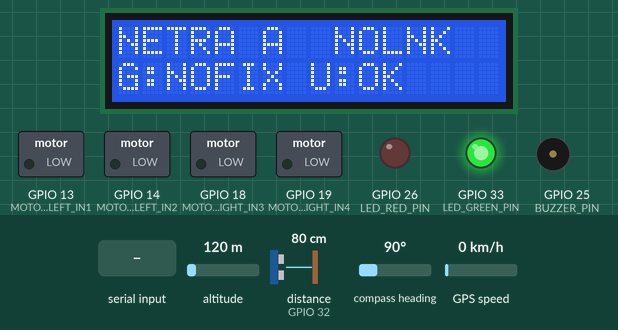
Recording of a sketch running on a simulated ESP32. Parts: 16×2 character LCD, switched loads named in the sketch (green lamp = pin HIGH), output pins drawn as LEDs (lit = HIGH), buzzer (waves = sounding, pin HIGH). Wiring (inferred from the names in the program): ultrasonic range finder: trigger GPIO 4; echo GPIO 32. The inputs (shaded band) are chosen by the test bench; at power-on: distance to the obstacle (sensor on GPIO 32) 80 cm, altitude 120 m, compass heading 90°, GPS speed 0 km/h. The echo pulse lasts 58.3 µs per cm; the GPS gets a fix after 3 s at 37.7749, -122.4194 with 8 satellites; pins used as bus, display or sensor lines are not drawn; what the sketch prints to the serial monitor is not drawn.

Above: at 1.9 s.
2.0 s: "1\n" received over Serial
At 5.0 s:
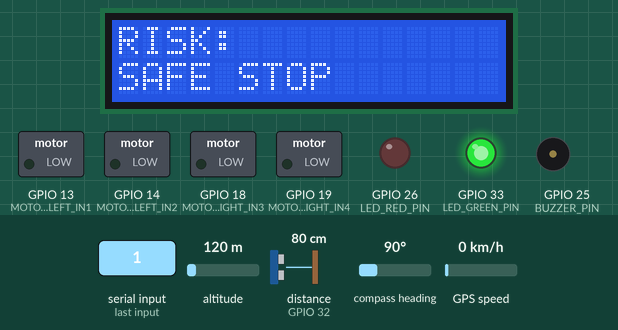
6.1 s: "0\n" received over Serial
At 6.9 s:
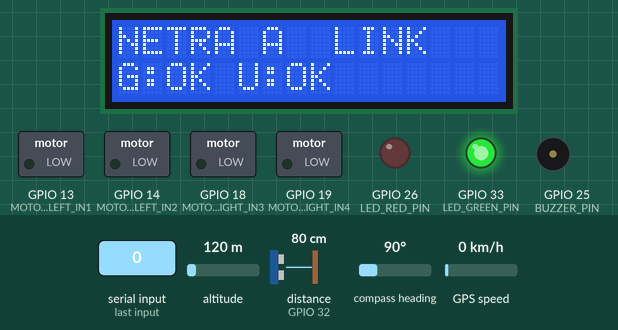
13.9 s: distance to the obstacle (sensor on GPIO 32) set to 18 cm
At 15.7 s:
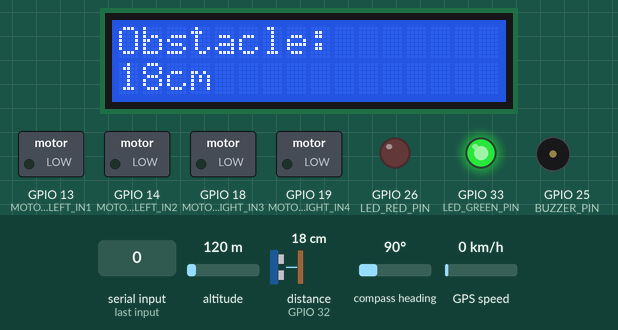
21.9 s: distance to the obstacle (sensor on GPIO 32) set to 4 cm
At 22.21 s:
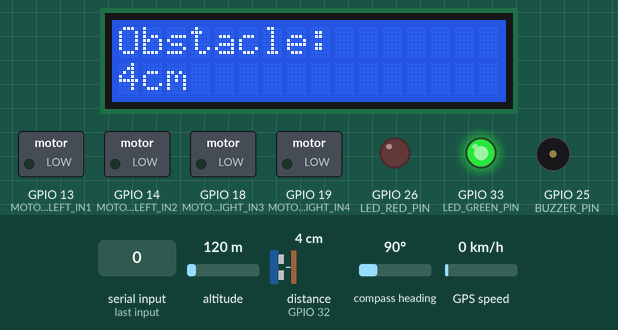
Timing chart, 0 to 24.9 s (numbered marks = the images above; inputs shaded):
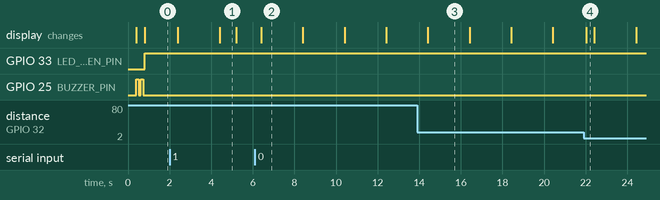

The sketch:

vehicle_A.ino
```cpp
/*
  NETRA - Vehicle A Firmware (v3: HC-SR04 ultrasonic + L298N motor driver)

  Required Arduino Library Manager installs (EXACT names):
    - "LiquidCrystal I2C"      by Frank de Brabander (16x2 I2C LCD driver)
    - "TinyGPSPlus"            by Mikal Hart
    - "ArduinoJson"            by Benoit Blanchon  (use version 6.x)
  (No library needed for HC-SR04 or L298N - both are plain digitalWrite/
  pulseIn/GPIO control, built into the core.)

  Board: Tools > Board > ESP32 Arduino > ESP32 Dev Module

  Files in this sketch folder: vehicle_A.ino, pins.h, config.h, protocol.h
  (Arduino IDE will show them as tabs - that's correct, don't move them.)

  SAFETY: motors stay stopped until the laptop explicitly sends
  "drive_enabled": true (see protocol.h). Even then, the ultrasonic sensor
  can force an immediate local stop regardless of what the laptop says -
  local obstacle safety never waits on the serial link.
*/

#include <Wire.h>
#include <LiquidCrystal_I2C.h>
#include <TinyGPSPlus.h>
#include <ArduinoJson.h>
#include "pins.h"
#include "config.h"
#include "protocol.h"

// ---------------- 16x2 LCD ----------------
LiquidCrystal_I2C lcd(LCD_I2C_ADDR, LCD_COLS, LCD_ROWS);
bool lcdReady = false;

uint8_t lcdScreen = 0;
#define LCD_SCREEN_COUNT 3
#define LCD_SCREEN_HOLD_MS 2000
unsigned long lastLcdScreenSwitch = 0;

// ---------------- GPS ----------------
TinyGPSPlus gps;
HardwareSerial GPSSerial(1);   // UART1

// ---------------- HC-SR04 ultrasonic ----------------
bool ultrasonicTargetPresent = false;
float ultrasonicDistanceCm = -1;
unsigned long lastUltrasonicSampleMillis = 0;
unsigned long lastUltrasonicValidMillis = 0;
#define ULTRASONIC_ONLINE_TIMEOUT_MS 1000  // no valid echo in this window -> OFFLINE

// ---------------- Motors ----------------
bool driveEnabledByLaptop = false;  // safety gate - starts false, laptop must opt in
bool currentlyDriving = false;

// ---------------- STATE ----------------
uint32_t seqNum = 0;
unsigned long lastTelemetryMillis = 0;
unsigned long lastLcdMillis = 0;
unsigned long lastCommandMillis = 0;   // last time we heard from laptop
unsigned long lastBuzzToggle = 0;
bool buzzOn = false;

String currentRiskLevel = "SAFE";
bool currentZoneAlert = false;
String currentMessage = "Waiting for laptop link...";
bool laptopLinked = false;

// GPS simulation fallback (indoor testing, clearly labeled, never presented as live)
bool gpsSimMode = false;
double simLat = 18.00010;
double simLon = 82.00010;
#define GPS_FIX_TIMEOUT_MS 8000
unsigned long bootMillis = 0;

// ---------------- Buzzer / LEDs ----------------

void beep(int ms) {
  digitalWrite(BUZZER_PIN, HIGH);
  delay(ms);
  digitalWrite(BUZZER_PIN, LOW);
}

void updateBuzzerAndLeds() {
  unsigned long now = millis();

  if (currentRiskLevel == "SAFE") {
    digitalWrite(BUZZER_PIN, LOW);
    digitalWrite(LED_GREEN_PIN, HIGH);
    digitalWrite(LED_RED_PIN, LOW);
    return;
  }

  digitalWrite(LED_GREEN_PIN, LOW);
  digitalWrite(LED_RED_PIN, HIGH);

  int onMs, offMs;
  if (currentRiskLevel == "CAUTION") { onMs = BEEP_CAUTION_ON; offMs = BEEP_CAUTION_OFF; }
  else if (currentRiskLevel == "WARNING") { onMs = BEEP_WARNING_ON; offMs = BEEP_WARNING_OFF; }
  else { onMs = BEEP_CRITICAL_ON; offMs = BEEP_CRITICAL_OFF; } // CRITICAL

  unsigned long interval = buzzOn ? onMs : offMs;
  if (now - lastBuzzToggle >= interval) {
    buzzOn = !buzzOn;
    lastBuzzToggle = now;
    digitalWrite(BUZZER_PIN, buzzOn ? HIGH : LOW);
  }
}

// ---------------- GPS ----------------

void readGPS() {
  while (GPSSerial.available() > 0) {
    gps.encode(GPSSerial.read());
  }
}

bool gpsHasFix() {
  return gps.location.isValid() && gps.location.age() < 5000;
}

// ---------------- HC-SR04 ultrasonic ----------------

void readUltrasonic() {
  unsigned long now = millis();
  if (now - lastUltrasonicSampleMillis < ULTRASONIC_SAMPLE_MS) return;
  lastUltrasonicSampleMillis = now;

  digitalWrite(ULTRASONIC_TRIG_PIN, LOW);
  delayMicroseconds(2);
  digitalWrite(ULTRASONIC_TRIG_PIN, HIGH);
  delayMicroseconds(10);
  digitalWrite(ULTRASONIC_TRIG_PIN, LOW);

  unsigned long durationUs = pulseIn(ULTRASONIC_ECHO_PIN, HIGH, ULTRASONIC_TIMEOUT_US);

  if (durationUs == 0) {
    // Timed out - genuinely no echo at all (sensor disconnected, or nothing
    // within its max physical range). Mark both "no target" and let
    // ultrasonicOnline() age out on its own - don't touch lastUltrasonicValidMillis.
    ultrasonicTargetPresent = false;
    return;
  }

  // Got a real echo -> sensor is alive, regardless of what the distance is.
  lastUltrasonicValidMillis = now;

  float distanceCm = (durationUs / 2.0) / 29.1; // speed of sound ~343m/s -> 29.1 us/cm round trip
  if (distanceCm <= 0 || distanceCm > ULTRASONIC_MAX_RANGE_CM) {
    ultrasonicTargetPresent = false; // in range of the sensor's physics, but beyond our "care about it" radius
    return;
  }

  ultrasonicDistanceCm = distanceCm;
  ultrasonicTargetPresent = true;
}

bool ultrasonicOnline() {
  if (lastUltrasonicValidMillis == 0) return false; // never had a valid reading yet
  return (millis() - lastUltrasonicValidMillis) < ULTRASONIC_ONLINE_TIMEOUT_MS;
}

// ---------------- Motors (L298N) ----------------

void motorsStop() {
  digitalWrite(MOTOR_LEFT_IN1, LOW);
  digitalWrite(MOTOR_LEFT_IN2, LOW);
  digitalWrite(MOTOR_RIGHT_IN3, LOW);
  digitalWrite(MOTOR_RIGHT_IN4, LOW);
  currentlyDriving = false;
}

void motorsForward() {
  digitalWrite(MOTOR_LEFT_IN1, HIGH);
  digitalWrite(MOTOR_LEFT_IN2, LOW);
  digitalWrite(MOTOR_RIGHT_IN3, HIGH);
  digitalWrite(MOTOR_RIGHT_IN4, LOW);
  currentlyDriving = true;
}

void motorsReverse() {
  digitalWrite(MOTOR_LEFT_IN1, LOW);
  digitalWrite(MOTOR_LEFT_IN2, HIGH);
  digitalWrite(MOTOR_RIGHT_IN3, LOW);
  digitalWrite(MOTOR_RIGHT_IN4, HIGH);
  currentlyDriving = true;
}

void motorsTurnRight() {
  // Left wheel forward, right wheel reverse -> pivot right (turn away from
  // an obstacle detected ahead).
  digitalWrite(MOTOR_LEFT_IN1, HIGH);
  digitalWrite(MOTOR_LEFT_IN2, LOW);
  digitalWrite(MOTOR_RIGHT_IN3, LOW);
  digitalWrite(MOTOR_RIGHT_IN4, HIGH);
  currentlyDriving = true;
}

// Simple obstacle-avoidance state machine. Called every loop() iteration.
// This is LOCAL safety logic - it runs regardless of the laptop link, and
// driveEnabledByLaptop is checked first so the robot never moves unless the
// dashboard has explicitly said it's allowed to.
enum DriveState { DRIVE_STOPPED, DRIVE_FORWARD, DRIVE_REVERSING, DRIVE_TURNING };
DriveState driveState = DRIVE_STOPPED;
unsigned long driveStateEnteredMillis = 0;

void updateDrive() {
  unsigned long now = millis();

  if (!driveEnabledByLaptop) {
    if (driveState != DRIVE_STOPPED) {
      motorsStop();
      driveState = DRIVE_STOPPED;
    }
    return;
  }

  bool obstacleClose = ultrasonicOnline() && ultrasonicTargetPresent
                        && ultrasonicDistanceCm <= OBSTACLE_STOP_CM;

  switch (driveState) {
    case DRIVE_STOPPED:
      if (!obstacleClose) {
        motorsForward();
        driveState = DRIVE_FORWARD;
        driveStateEnteredMillis = now;
      }
      break;

    case DRIVE_FORWARD:
      if (obstacleClose) {
        motorsReverse();
        driveState = DRIVE_REVERSING;
        driveStateEnteredMillis = now;
      }
      break;

    case DRIVE_REVERSING:
      if (now - driveStateEnteredMillis >= AVOID_REVERSE_MS) {
        motorsTurnRight();
        driveState = DRIVE_TURNING;
        driveStateEnteredMillis = now;
      }
      break;

    case DRIVE_TURNING:
      if (now - driveStateEnteredMillis >= AVOID_TURN_MS) {
        motorsStop();
        driveState = DRIVE_STOPPED; // re-evaluate from STOPPED next loop
        driveStateEnteredMillis = now;
      }
      break;
  }
}

// ---------------- Serial JSON to/from laptop ----------------

void sendTelemetry() {
  StaticJsonDocument<384> doc;
  doc["vehicle_id"] = "A";

  double lat, lon;
  const char* gpsStatus;
  if (gpsHasFix()) {
    lat = gps.location.lat();
    lon = gps.location.lng();
    gpsStatus = "OK";
    gpsSimMode = false;
  } else if (millis() - bootMillis > GPS_FIX_TIMEOUT_MS) {
    gpsSimMode = true;
    lat = simLat;
    lon = simLon;
    gpsStatus = "SIM";
  } else {
    lat = 0; lon = 0;
    gpsStatus = "NO_FIX";
  }

  doc["latitude"] = lat;
  doc["longitude"] = lon;
  doc["speed"] = gpsHasFix() ? gps.speed.kmph() : 0.0;
  doc["heading"] = gpsHasFix() ? gps.course.deg() : 0.0;
  doc["gps_status"] = gpsStatus;
  doc["radar_status"] = ultrasonicOnline() ? "OK" : "OFFLINE";
  doc["radar_target"] = ultrasonicOnline() && ultrasonicTargetPresent;
  doc["radar_distance"] = (ultrasonicOnline() && ultrasonicTargetPresent) ? (ultrasonicDistanceCm / 100.0) : -1;
  doc["driving"] = currentlyDriving;
  doc["seq"] = seqNum++;
  doc["timestamp"] = millis();

  serializeJson(doc, Serial);
  Serial.println();
}

void readCommandsFromLaptop() {
  static String lineBuf = "";
  while (Serial.available() > 0) {
    char c = (char)Serial.read();
    if (c == '\n') {
      if (lineBuf.length() > 0) {
        StaticJsonDocument<256> doc;
        DeserializationError err = deserializeJson(doc, lineBuf);
        if (!err) {
          if (doc.containsKey("risk_level")) currentRiskLevel = doc["risk_level"].as<String>();
          if (doc.containsKey("zone_alert")) currentZoneAlert = doc["zone_alert"];
          if (doc.containsKey("message")) currentMessage = doc["message"].as<String>();
          if (doc.containsKey("drive_enabled")) driveEnabledByLaptop = doc["drive_enabled"];
          lastCommandMillis = millis();
          laptopLinked = true;
        }
      }
      lineBuf = "";
    } else if (c != '\r') {
      lineBuf += c;
      if (lineBuf.length() > 300) lineBuf = "";
    }
  }

  if (millis() - lastCommandMillis > LAPTOP_LINK_TIMEOUT_MS) {
    laptopLinked = false;
    driveEnabledByLaptop = false; // laptop link lost -> force-stop, never assume OK to drive
  }
}

// ---------------- 16x2 LCD ----------------

void lcdPrintLine(uint8_t row, String text) {
  while (text.length() < LCD_COLS) text += ' ';
  if (text.length() > LCD_COLS) text = text.substring(0, LCD_COLS);
  lcd.setCursor(0, row);
  lcd.print(text);
}

void updateLcd() {
  if (!lcdReady) return;

  unsigned long now = millis();
  if (now - lastLcdScreenSwitch >= LCD_SCREEN_HOLD_MS) {
    lastLcdScreenSwitch = now;
    lcdScreen = (lcdScreen + 1) % LCD_SCREEN_COUNT;
  }

  if (lcdScreen == 0) {
    lcdPrintLine(0, "NETRA A  " + String(laptopLinked ? "LINK" : "NOLNK"));
    String gpsTxt = gpsHasFix() ? "OK" : (gpsSimMode ? "SIM" : "NOFIX");
    lcdPrintLine(1, "G:" + gpsTxt + " U:" + String(ultrasonicOnline() ? "OK" : "OFF"));

  } else if (lcdScreen == 1) {
    lcdPrintLine(0, "Obstacle:");
    if (ultrasonicOnline() && ultrasonicTargetPresent) {
      lcdPrintLine(1, String(ultrasonicDistanceCm, 0) + "cm " + (currentlyDriving ? "DRV" : ""));
    } else {
      lcdPrintLine(1, "none detected");
    }

  } else {
    if (!laptopLinked) {
      lcdPrintLine(0, "RISK:");
      lcdPrintLine(1, "NO LINK");
    } else {
      lcdPrintLine(0, "RISK:" + (currentZoneAlert ? String(" ZONE!") : String("")));
      lcdPrintLine(1, currentRiskLevel + (driveEnabledByLaptop ? " DRV" : " STOP"));
    }
  }
}

// ---------------- Setup / Loop ----------------

void setup() {
  Serial.begin(115200);
  delay(300);
  bootMillis = millis();

  pinMode(BUZZER_PIN, OUTPUT);
  pinMode(LED_RED_PIN, OUTPUT);
  pinMode(LED_GREEN_PIN, OUTPUT);
  digitalWrite(BUZZER_PIN, LOW);
  digitalWrite(LED_RED_PIN, LOW);
  digitalWrite(LED_GREEN_PIN, LOW);

  pinMode(ULTRASONIC_TRIG_PIN, OUTPUT);
  pinMode(ULTRASONIC_ECHO_PIN, INPUT);
  digitalWrite(ULTRASONIC_TRIG_PIN, LOW);

  pinMode(MOTOR_LEFT_IN1, OUTPUT);
  pinMode(MOTOR_LEFT_IN2, OUTPUT);
  pinMode(MOTOR_RIGHT_IN3, OUTPUT);
  pinMode(MOTOR_RIGHT_IN4, OUTPUT);
  motorsStop(); // motors OFF at boot, always - safety default

  Wire.begin(LCD_SDA, LCD_SCL);
  Wire.beginTransmission(LCD_I2C_ADDR);
  lcdReady = (Wire.endTransmission() == 0);

  if (lcdReady) {
    lcd.init();
    lcd.backlight();
    lcdPrintLine(0, "NETRA A");
    lcdPrintLine(1, "Booting...");
  } else {
    Serial.println("[NETRA] ERROR: LCD not found at I2C address 0x27.");
    Serial.println("[NETRA] Check wiring (SDA=GPIO21, SCL=GPIO22) and try 0x3F, or run i2c_scanner.ino.");
  }

  GPSSerial.begin(GPS_BAUD, SERIAL_8N1, GPS_RX_PIN, GPS_TX_PIN);

  beep(120); delay(100); beep(120); // 2 beeps = firmware alive

  lastUltrasonicValidMillis = 0; // starts as OFFLINE until first valid echo
  lastCommandMillis = 0;         // starts as NO LINK until laptop talks to us
}

void loop() {
  readGPS();
  readUltrasonic();
  readCommandsFromLaptop();
  updateDrive();

  unsigned long now = millis();

  if (now - lastTelemetryMillis >= TELEMETRY_INTERVAL_MS) {
    lastTelemetryMillis = now;
    sendTelemetry();
  }

  if (now - lastLcdMillis >= LCD_REFRESH_MS) {
    lastLcdMillis = now;
    updateLcd();
  }

  updateBuzzerAndLeds();
}
```

protocol.h
```cpp
#ifndef NETRA_PROTOCOL_H
#define NETRA_PROTOCOL_H

/*
  NETRA SERIAL PROTOCOL (USB, one JSON object per line, newline-terminated)

  ================================
  ESP32 -> LAPTOP  (telemetry, sent every TELEMETRY_INTERVAL_MS)
  ================================
  {
    "vehicle_id":"A",
    "latitude":18.0001,
    "longitude":82.0001,
    "speed":12.5,
    "heading":90,
    "gps_status":"OK",            // "OK" | "NO_FIX" | "SIM"
    "radar_status":"OK",          // "OK" | "OFFLINE" - field name kept for backend
                                   // compatibility; this is now the HC-SR04
                                   // ultrasonic sensor, not a radar.
    "radar_target":true,          // true if an object is within ULTRASONIC_MAX_RANGE_CM
    "radar_distance":0.42,        // meters (ultrasonic cm reading / 100)
    "driving":false,              // true if motors are currently commanded to move
    "seq":123,
    "timestamp":123456            // millis() since boot
  }

  ================================
  LAPTOP -> ESP32  (risk feedback + drive control, sent whenever it changes,
  at most every 500ms)
  ================================
  {
    "risk_level":"WARNING",       // "SAFE" | "CAUTION" | "WARNING" | "CRITICAL"
    "zone_alert":false,           // true if inside a high-risk geofence
    "message":"B: 42m APPROACHING",
    "drive_enabled":false         // true = allowed to drive; false = must stay
                                   // stopped no matter what. Defaults false on
                                   // the ESP32 until the laptop explicitly says
                                   // true - the robot never moves on its own
                                   // at power-on.
  }

  Both directions: exactly one JSON object per line. Malformed lines must be
  skipped, never crash the parser on either side.
*/

#endif
```

config.h
```cpp
#ifndef NETRA_CONFIG_H
#define NETRA_CONFIG_H

// Buzzer beep patterns (ms ON, ms OFF) per local risk indication.
// NOTE: Vehicle A's own buzzer reacts to whatever risk_level the ESP32 last
// received back from the laptop over serial (see protocol.h RX packet),
// combined with its own local ultrasonic reading - see config below.
#define BEEP_CAUTION_ON   150
#define BEEP_CAUTION_OFF  1200
#define BEEP_WARNING_ON   150
#define BEEP_WARNING_OFF  400
#define BEEP_CRITICAL_ON  120
#define BEEP_CRITICAL_OFF 120

// How often the ESP32 sends a telemetry JSON line to the laptop.
#define TELEMETRY_INTERVAL_MS 500

// How often the LCD redraws (screens still cycle every LCD_SCREEN_HOLD_MS in the .ino).
#define LCD_REFRESH_MS 400

// If no valid command comes back from the laptop within this window,
// Vehicle A firmware assumes the laptop link is down and falls back to
// showing "NO LINK" - it does NOT assume SAFE.
#define LAPTOP_LINK_TIMEOUT_MS 3000

// ---------------- Ultrasonic obstacle sensor ----------------
#define ULTRASONIC_MAX_RANGE_CM   300   // beyond this, treat as "nothing detected"
#define ULTRASONIC_TIMEOUT_US     25000 // pulseIn() timeout (~4.3m sound round-trip max)
#define ULTRASONIC_SAMPLE_MS      120   // how often to ping (HC-SR04 needs >=60ms between pings)

// ---------------- Autonomous drive / obstacle-avoidance thresholds ----------------
// These are STUDENT PROTOTYPE demo thresholds, not safety-certified values.
#define OBSTACLE_STOP_CM        20   // closer than this -> stop immediately
#define OBSTACLE_SLOW_CM        45   // closer than this -> creep forward cautiously
#define AVOID_REVERSE_MS        400  // how long to reverse before turning away
#define AVOID_TURN_MS           500  // how long to turn away from an obstacle

// If Vehicle A hasn't been told to drive (e.g. dashboard hasn't started
// AUTO patrol) it stays stopped - it never starts moving on its own without
// an explicit go-ahead. See DRIVE_ENABLE default in the .ino.

#endif
```

Source omitted: pins.h (5986 bytes)

Measured:
- after the input at 2.0 s, the display: first differs from a run without the input after 2.4 s (image 1)
- after the input at 6.1 s, the display: changes after 0.31 s (image 2)
- what the display in image 1 shows lasts 0.8 s, from 4.4 s to 5.2 s
- what the display in image 2 shows lasts 2.0 s, from 6.4 s to 8.4 s
